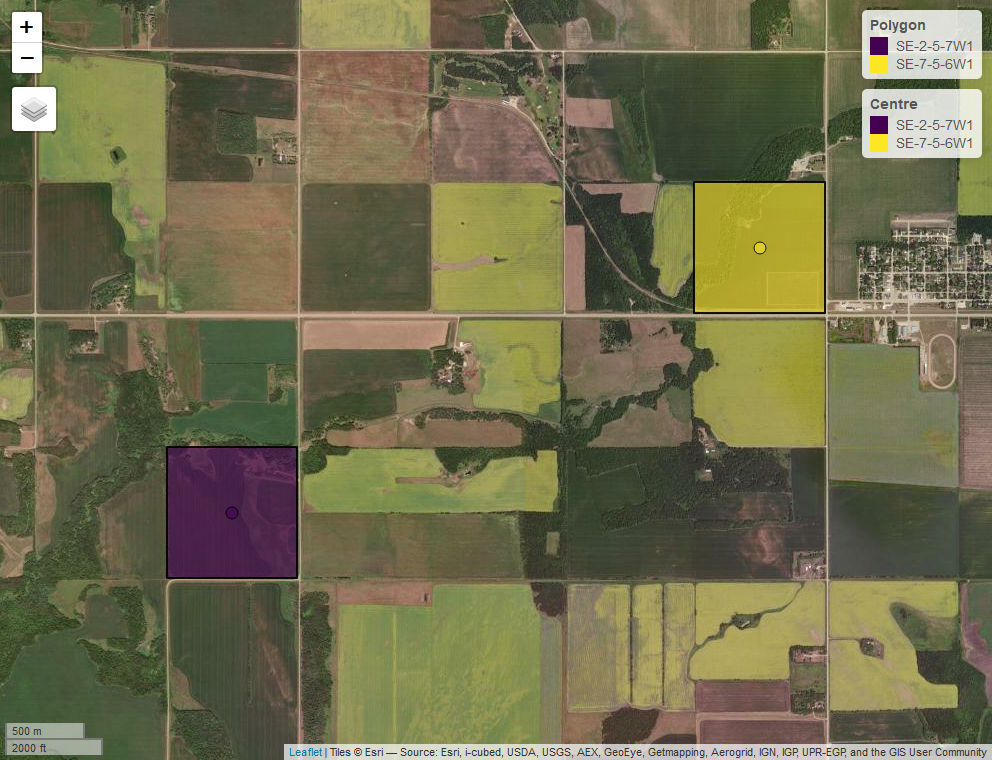

R code for this plot:
library(mbquartR)
library(ggplot2)
library(mapview)

location <- data.frame(
  lat = c(49.356048, 49.372180),
  long = c(-98.304846, -98.254691),
  sample_id = factor(seq(1, 2, 1)))
location

location_2 <- search_coord(lat = location$lat, long = location$long)
location_2

mapviewOptions(fgb = FALSE)
map <- map_quarter(location_2)
map


mapshot(map, file = here::here("./inst/JOSS/figure_1.png"),
        remove_controls = NULL)
